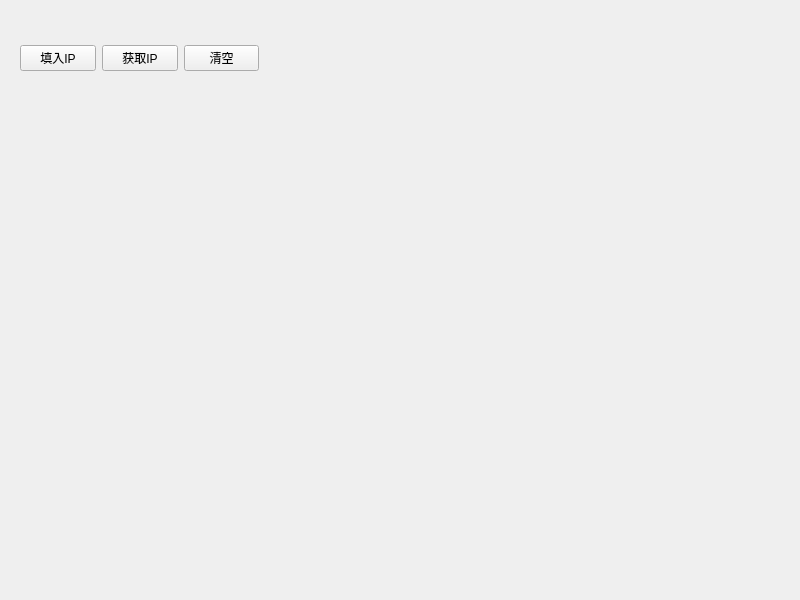
<?xml version="1.0" encoding="UTF-8"?>
<ui version="4.0">
 <class>frmIPAddress</class>
 <widget class="QWidget" name="frmIPAddress">
  <property name="geometry">
   <rect>
    <x>0</x>
    <y>0</y>
    <width>800</width>
    <height>600</height>
   </rect>
  </property>
  <property name="windowTitle">
   <string>frmIPAddress</string>
  </property>
  <widget class="QWidget" name="">
   <property name="geometry">
    <rect>
     <x>20</x>
     <y>10</y>
     <width>239</width>
     <height>61</height>
    </rect>
   </property>
   <layout class="QGridLayout" name="gridLayout">
    <item row="0" column="0" colspan="3">
     <widget class="IPAddress" name="widgetIP" native="true"/>
    </item>
    <item row="1" column="0">
     <widget class="QPushButton" name="btnSetIP">
      <property name="text">
       <string>填入IP</string>
      </property>
     </widget>
    </item>
    <item row="1" column="1">
     <widget class="QPushButton" name="btnGetIP">
      <property name="text">
       <string>获取IP</string>
      </property>
     </widget>
    </item>
    <item row="1" column="2">
     <widget class="QPushButton" name="btnClear">
      <property name="text">
       <string>清空</string>
      </property>
     </widget>
    </item>
   </layout>
  </widget>
 </widget>
 <customwidgets>
  <customwidget>
   <class>IPAddress</class>
   <extends>QWidget</extends>
   <header>ipaddress.h</header>
   <container>1</container>
  </customwidget>
 </customwidgets>
 <resources/>
 <connections/>
</ui>
